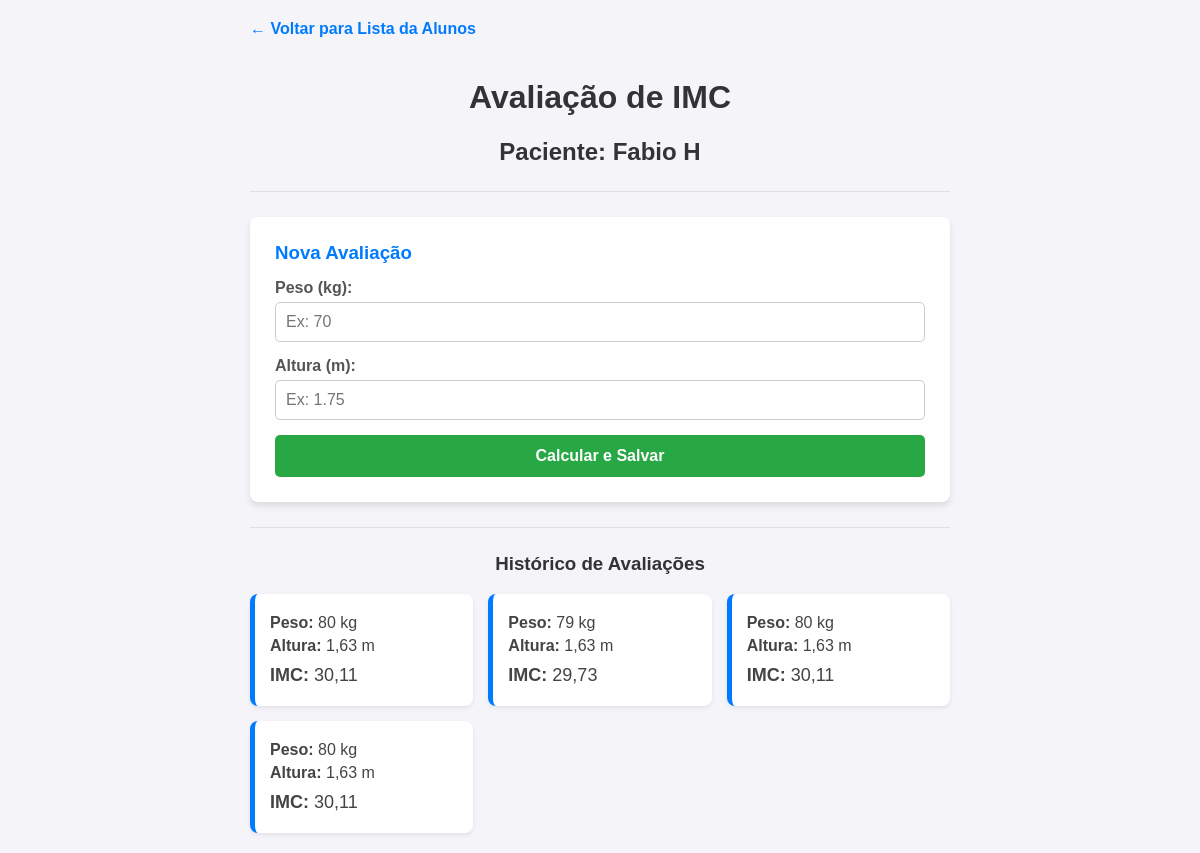
/calcular_imc/1, run on an earlier commit of the app's database.
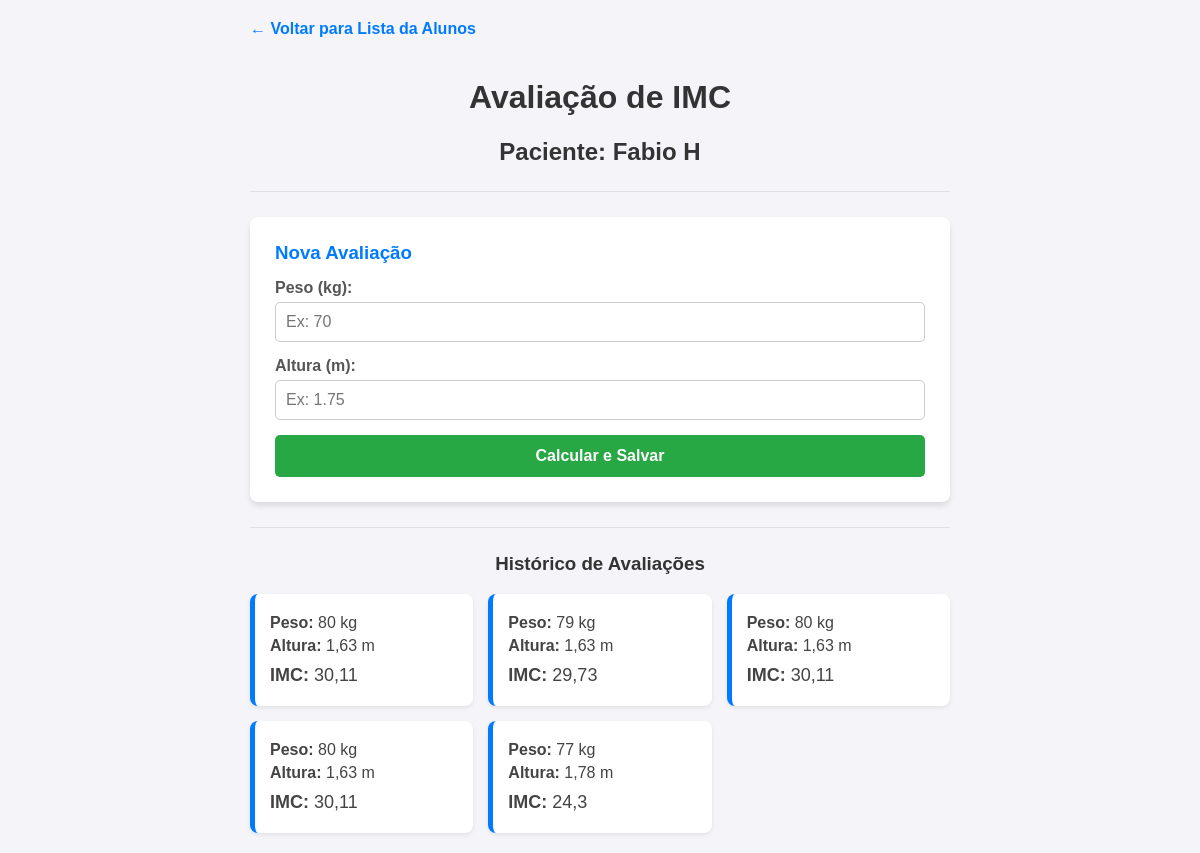
And on a later commit of the database.
### ImcApp/models.py (models this page shows, shortened)
class Pessoa(models.Model):
    nome = models.CharField(max_length=50)

class Avaliacao(models.Model):
    pessoa = models.ForeignKey(Pessoa, on_delete=models.CASCADE)
    peso = models.IntegerField(validators=[MinValueValidator(1), MaxValueValidator(200)])
    altura = models.DecimalField(max_digits=3, decimal_places=2)
    def calcular_imc(self):
        if self.altura and self.altura > 0:
            return round(float(self.peso) / (float(self.altura) ** 2), 2)
        return 0.0

### ImcApp/views.py (the view, shortened to what this page needs)
# urls.py: path('calcular_imc/<int:pessoa_id>', views.calcular_imc_view, name='calcular_imc'),
def calcular_imc_view(request, pessoa_id=None):
    pessoa = get_object_or_404(Pessoa, id=pessoa_id)
    avaliacoes = Avaliacao.objects.filter(pessoa=pessoa)
    return render(request, 'calcular_imc.html', {
        'pessoa': pessoa,
        'avaliacoes': avaliacoes
    })

### ImcApp/templates/calcular_imc.html (shortened to what this page needs)
{% load static %}
<!DOCTYPE html>
<html lang="pt-br">
<head>
    <link rel="stylesheet" href="{% static 'css/estilo.css' %}">
</head>
<body>
    <div class="container">
        <a href="{% url 'home' %}" class="btn-voltar">← Voltar para Lista da Alunos</a>
        <h1>Avaliação de IMC</h1>
        <h2>Paciente: {{ pessoa.nome }}</h2>
        <hr>
        <div class="card-form">
            <h3>Nova Avaliação</h3>
            <form method="POST">
                <div class="form-group">
                    <label for="peso">Peso (kg):</label>
                    <input type="number" id="peso" name="peso" step="1" min="1" max="200" placeholder="Ex: 70" required>
                </div>
                <div class="form-group">
                    <label for="altura">Altura (m):</label>
                    <input type="number" id="altura" name="altura" step="0.01" min="0.5" max="2.5" placeholder="Ex: 1.75" required>
                </div>
                <button type="submit" class="btn-calcular">Calcular e Salvar</button>
            </form>
        </div>
        <hr>
        <h3>Histórico de Avaliações</h3>
        <div class="lista-avaliacoes">
            {% for avaliacao in avaliacoes %}
                <div class="card-resultado">
                    <p><strong>Peso:</strong> {{ avaliacao.peso }} kg</p>
                    <p><strong>Altura:</strong> {{ avaliacao.altura }} m</p>
                    <p class="imc-destaque"><strong>IMC:</strong> {{ avaliacao.calcular_imc }}</p>
                </div>
            {% empty %}
                <p style="text-align: center;">Nenhuma avaliação registrada para {{ pessoa.nome }} ainda.</p>
            {% endfor %}
        </div>
    </div>
</body>
</html>

### ImcApp/static/css/estilo.css (style rules this page uses)
body { font-family: Arial, sans-serif; background-color: #f4f4f9; margin: 0; padding: 20px; }
.container { max-width: 700px; margin: 0 auto; }
h1, h2, h3 { color: #333; text-align: center; }
hr { border: 0; height: 1px; background: #e0e0e0; margin: 25px 0; }
.card-form { background: #fff; padding: 25px; border-radius: 8px; box-shadow: 0 4px 6px rgba(0, 0, 0, 0.1); margin-bottom: 20px; }
.card-form h3 { margin-top: 0; margin-bottom: 15px; color: #007bff; text-align: left; }
.form-group { margin-bottom: 15px; display: flex; flex-direction: column; }
.form-group label { font-weight: bold; margin-bottom: 5px; color: #555; }
.form-group input { padding: 10px; border: 1px solid #ccc; border-radius: 5px; font-size: 16px; outline: none; transition: border-color 0.2s; }
.btn-calcular { width: 100%; background-color: #28a745; color: white; padding: 12px; border: none; border-radius: 5px; cursor: pointer; font-size: 16px; font-weight: bold; transition: background-color 0.2s; }
.lista-avaliacoes { display: grid; grid-template-columns: repeat(auto-fill, minmax(200px, 1fr)); gap: 15px; }
.card-resultado { background: #fff; padding: 15px; border-radius: 8px; box-shadow: 0 2px 4px rgba(0, 0, 0, 0.08); border-left: 5px solid #007bff; }
.card-resultado p { margin: 5px 0; color: #444; }
.imc-destaque { font-size: 18px; color: #28a745; margin-top: 10px !important; }
.btn-voltar { display: inline-block; margin-bottom: 20px; color: #007bff; text-decoration: none; font-weight: bold; }

What changed in the data, as far as the page shows it:
added Avaliacao: peso "77", altura "1,78", calcular_imc "24,3"
